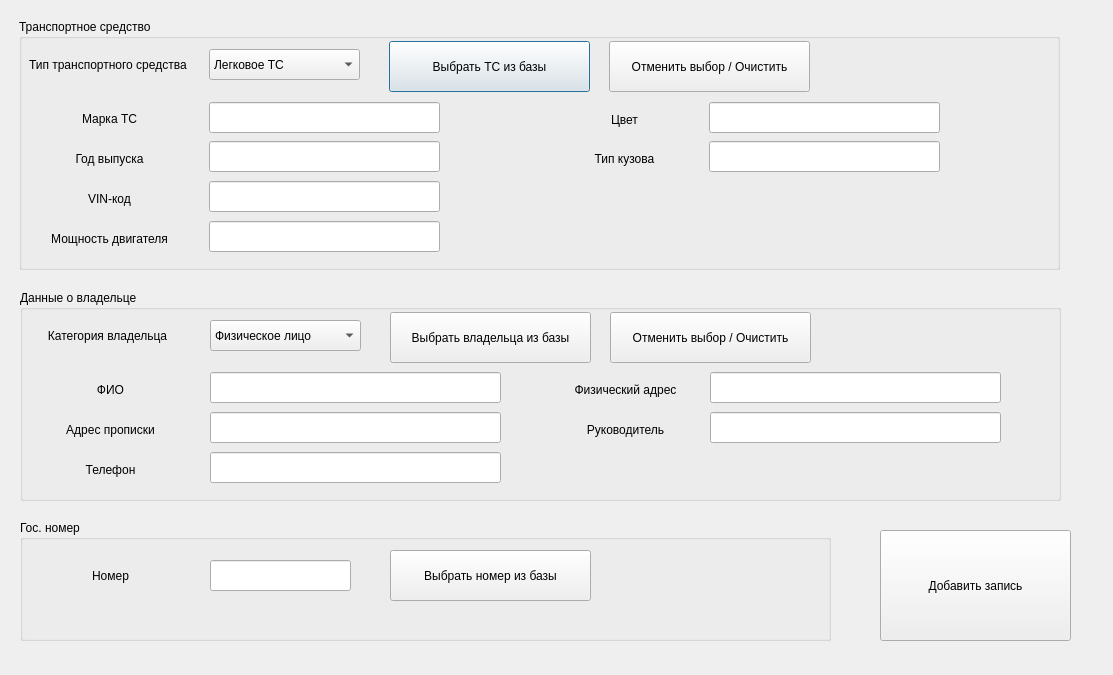
<?xml version="1.0" encoding="UTF-8"?>
<ui version="4.0">
 <class>addRegDialog</class>
 <widget class="QDialog" name="addRegDialog">
  <property name="geometry">
   <rect>
    <x>0</x>
    <y>0</y>
    <width>1113</width>
    <height>675</height>
   </rect>
  </property>
  <property name="windowTitle">
   <string>Добавление регистрации</string>
  </property>
  <widget class="QGroupBox" name="groupBoxauto">
   <property name="geometry">
    <rect>
     <x>19</x>
     <y>19</y>
     <width>1041</width>
     <height>251</height>
    </rect>
   </property>
   <property name="title">
    <string>Транспортное средство</string>
   </property>
   <widget class="QComboBox" name="comboBoxtype">
    <property name="geometry">
     <rect>
      <x>190</x>
      <y>30</y>
      <width>151</width>
      <height>31</height>
     </rect>
    </property>
    <item>
     <property name="text">
      <string>Легковое ТС</string>
     </property>
    </item>
    <item>
     <property name="text">
      <string>Грузовое ТС</string>
     </property>
    </item>
    <item>
     <property name="text">
      <string>Пассажирское ТС</string>
     </property>
    </item>
   </widget>
   <widget class="QLabel" name="label_type">
    <property name="geometry">
     <rect>
      <x>10</x>
      <y>30</y>
      <width>191</width>
      <height>31</height>
     </rect>
    </property>
    <property name="text">
     <string>Тип транспортного средства</string>
    </property>
   </widget>
   <widget class="QLabel" name="label_brand">
    <property name="geometry">
     <rect>
      <x>20</x>
      <y>92</y>
      <width>141</width>
      <height>16</height>
     </rect>
    </property>
    <property name="text">
     <string>Марка ТС</string>
    </property>
    <property name="alignment">
     <set>Qt::AlignCenter</set>
    </property>
   </widget>
   <widget class="QLabel" name="label_year">
    <property name="geometry">
     <rect>
      <x>20</x>
      <y>132</y>
      <width>141</width>
      <height>16</height>
     </rect>
    </property>
    <property name="text">
     <string>Год выпуска</string>
    </property>
    <property name="alignment">
     <set>Qt::AlignCenter</set>
    </property>
   </widget>
   <widget class="QLabel" name="label_vin">
    <property name="geometry">
     <rect>
      <x>20</x>
      <y>172</y>
      <width>141</width>
      <height>16</height>
     </rect>
    </property>
    <property name="text">
     <string>VIN-код</string>
    </property>
    <property name="alignment">
     <set>Qt::AlignCenter</set>
    </property>
   </widget>
   <widget class="QLabel" name="label_hp">
    <property name="geometry">
     <rect>
      <x>20</x>
      <y>212</y>
      <width>141</width>
      <height>16</height>
     </rect>
    </property>
    <property name="text">
     <string>Мощность двигателя</string>
    </property>
    <property name="alignment">
     <set>Qt::AlignCenter</set>
    </property>
   </widget>
   <widget class="QLabel" name="label_color">
    <property name="geometry">
     <rect>
      <x>530</x>
      <y>91</y>
      <width>151</width>
      <height>20</height>
     </rect>
    </property>
    <property name="text">
     <string>Цвет</string>
    </property>
    <property name="alignment">
     <set>Qt::AlignCenter</set>
    </property>
   </widget>
   <widget class="QLabel" name="label_extra">
    <property name="geometry">
     <rect>
      <x>530</x>
      <y>132</y>
      <width>151</width>
      <height>16</height>
     </rect>
    </property>
    <property name="text">
     <string>Тип кузова</string>
    </property>
    <property name="alignment">
     <set>Qt::AlignCenter</set>
    </property>
   </widget>
   <widget class="QLineEdit" name="lineEdit_brand">
    <property name="geometry">
     <rect>
      <x>190</x>
      <y>83</y>
      <width>231</width>
      <height>31</height>
     </rect>
    </property>
   </widget>
   <widget class="QLineEdit" name="lineEdit_year">
    <property name="geometry">
     <rect>
      <x>190</x>
      <y>122</y>
      <width>231</width>
      <height>31</height>
     </rect>
    </property>
   </widget>
   <widget class="QLineEdit" name="lineEdit_vin">
    <property name="geometry">
     <rect>
      <x>190</x>
      <y>162</y>
      <width>231</width>
      <height>31</height>
     </rect>
    </property>
   </widget>
   <widget class="QLineEdit" name="lineEdit_hp">
    <property name="geometry">
     <rect>
      <x>190</x>
      <y>202</y>
      <width>231</width>
      <height>31</height>
     </rect>
    </property>
   </widget>
   <widget class="QLineEdit" name="lineEdit_color">
    <property name="geometry">
     <rect>
      <x>690</x>
      <y>83</y>
      <width>231</width>
      <height>31</height>
     </rect>
    </property>
   </widget>
   <widget class="QLineEdit" name="lineEdit_extra">
    <property name="geometry">
     <rect>
      <x>690</x>
      <y>122</y>
      <width>231</width>
      <height>31</height>
     </rect>
    </property>
   </widget>
   <widget class="QPushButton" name="btn_choosevehicle">
    <property name="geometry">
     <rect>
      <x>370</x>
      <y>22</y>
      <width>201</width>
      <height>51</height>
     </rect>
    </property>
    <property name="text">
     <string>Выбрать ТС из базы</string>
    </property>
   </widget>
   <widget class="QPushButton" name="btn_cancelvehicle">
    <property name="geometry">
     <rect>
      <x>590</x>
      <y>22</y>
      <width>201</width>
      <height>51</height>
     </rect>
    </property>
    <property name="text">
     <string>Отменить выбор / Очистить</string>
    </property>
   </widget>
  </widget>
  <widget class="QGroupBox" name="groupBox">
   <property name="geometry">
    <rect>
     <x>20</x>
     <y>290</y>
     <width>1041</width>
     <height>211</height>
    </rect>
   </property>
   <property name="styleSheet">
    <string notr="true"/>
   </property>
   <property name="title">
    <string>Данные о владельце</string>
   </property>
   <widget class="QLabel" name="label_typeowner">
    <property name="geometry">
     <rect>
      <x>-8</x>
      <y>30</y>
      <width>191</width>
      <height>31</height>
     </rect>
    </property>
    <property name="text">
     <string>Категория владельца</string>
    </property>
    <property name="alignment">
     <set>Qt::AlignCenter</set>
    </property>
   </widget>
   <widget class="QComboBox" name="comboBoxowner">
    <property name="geometry">
     <rect>
      <x>190</x>
      <y>30</y>
      <width>151</width>
      <height>31</height>
     </rect>
    </property>
    <item>
     <property name="text">
      <string>Физическое лицо</string>
     </property>
    </item>
    <item>
     <property name="text">
      <string>Юридическое лицо</string>
     </property>
    </item>
   </widget>
   <widget class="QLabel" name="label_fullname">
    <property name="geometry">
     <rect>
      <x>20</x>
      <y>92</y>
      <width>141</width>
      <height>16</height>
     </rect>
    </property>
    <property name="text">
     <string>ФИО</string>
    </property>
    <property name="alignment">
     <set>Qt::AlignCenter</set>
    </property>
   </widget>
   <widget class="QLineEdit" name="lineEdit_fullname">
    <property name="geometry">
     <rect>
      <x>190</x>
      <y>82</y>
      <width>291</width>
      <height>31</height>
     </rect>
    </property>
   </widget>
   <widget class="QLabel" name="label_addr">
    <property name="geometry">
     <rect>
      <x>20</x>
      <y>132</y>
      <width>141</width>
      <height>16</height>
     </rect>
    </property>
    <property name="text">
     <string>Адрес прописки</string>
    </property>
    <property name="alignment">
     <set>Qt::AlignCenter</set>
    </property>
   </widget>
   <widget class="QLineEdit" name="lineEdit_addr">
    <property name="geometry">
     <rect>
      <x>190</x>
      <y>122</y>
      <width>291</width>
      <height>31</height>
     </rect>
    </property>
   </widget>
   <widget class="QLabel" name="label_telephone">
    <property name="geometry">
     <rect>
      <x>20</x>
      <y>172</y>
      <width>141</width>
      <height>16</height>
     </rect>
    </property>
    <property name="text">
     <string>Телефон</string>
    </property>
    <property name="alignment">
     <set>Qt::AlignCenter</set>
    </property>
   </widget>
   <widget class="QLineEdit" name="lineEdit_telephone">
    <property name="geometry">
     <rect>
      <x>190</x>
      <y>162</y>
      <width>291</width>
      <height>31</height>
     </rect>
    </property>
   </widget>
   <widget class="QLineEdit" name="lineEdit_chief">
    <property name="geometry">
     <rect>
      <x>690</x>
      <y>122</y>
      <width>291</width>
      <height>31</height>
     </rect>
    </property>
   </widget>
   <widget class="QLabel" name="label_chief">
    <property name="geometry">
     <rect>
      <x>530</x>
      <y>132</y>
      <width>151</width>
      <height>16</height>
     </rect>
    </property>
    <property name="text">
     <string>Руководитель</string>
    </property>
    <property name="alignment">
     <set>Qt::AlignCenter</set>
    </property>
   </widget>
   <widget class="QLineEdit" name="lineEdit_phaddr">
    <property name="geometry">
     <rect>
      <x>690</x>
      <y>82</y>
      <width>291</width>
      <height>31</height>
     </rect>
    </property>
   </widget>
   <widget class="QLabel" name="label_phaddr">
    <property name="geometry">
     <rect>
      <x>530</x>
      <y>92</y>
      <width>151</width>
      <height>16</height>
     </rect>
    </property>
    <property name="text">
     <string>Физический адрес</string>
    </property>
    <property name="alignment">
     <set>Qt::AlignCenter</set>
    </property>
   </widget>
   <widget class="QPushButton" name="btn_chooseowner">
    <property name="geometry">
     <rect>
      <x>370</x>
      <y>22</y>
      <width>201</width>
      <height>51</height>
     </rect>
    </property>
    <property name="text">
     <string>Выбрать владельца из базы</string>
    </property>
   </widget>
   <widget class="QPushButton" name="btn_cancelowner">
    <property name="geometry">
     <rect>
      <x>590</x>
      <y>22</y>
      <width>201</width>
      <height>51</height>
     </rect>
    </property>
    <property name="text">
     <string>Отменить выбор / Очистить</string>
    </property>
   </widget>
  </widget>
  <widget class="QPushButton" name="btn_submit">
   <property name="geometry">
    <rect>
     <x>880</x>
     <y>530</y>
     <width>191</width>
     <height>111</height>
    </rect>
   </property>
   <property name="styleSheet">
    <string notr="true">font: 9pt &quot;MS Shell Dlg 2&quot;;</string>
   </property>
   <property name="text">
    <string>Добавить запись</string>
   </property>
  </widget>
  <widget class="QGroupBox" name="groupBox_2">
   <property name="geometry">
    <rect>
     <x>20</x>
     <y>520</y>
     <width>811</width>
     <height>121</height>
    </rect>
   </property>
   <property name="title">
    <string>Гос. номер</string>
   </property>
   <widget class="QLabel" name="label_tag">
    <property name="geometry">
     <rect>
      <x>20</x>
      <y>40</y>
      <width>141</width>
      <height>31</height>
     </rect>
    </property>
    <property name="text">
     <string>Номер</string>
    </property>
    <property name="alignment">
     <set>Qt::AlignCenter</set>
    </property>
   </widget>
   <widget class="QLineEdit" name="lineEdit_tag">
    <property name="enabled">
     <bool>true</bool>
    </property>
    <property name="geometry">
     <rect>
      <x>190</x>
      <y>40</y>
      <width>141</width>
      <height>31</height>
     </rect>
    </property>
    <property name="readOnly">
     <bool>true</bool>
    </property>
   </widget>
   <widget class="QPushButton" name="btn_choosetag">
    <property name="geometry">
     <rect>
      <x>370</x>
      <y>30</y>
      <width>201</width>
      <height>51</height>
     </rect>
    </property>
    <property name="text">
     <string>Выбрать номер из базы</string>
    </property>
   </widget>
  </widget>
 </widget>
 <resources/>
 <connections/>
</ui>
